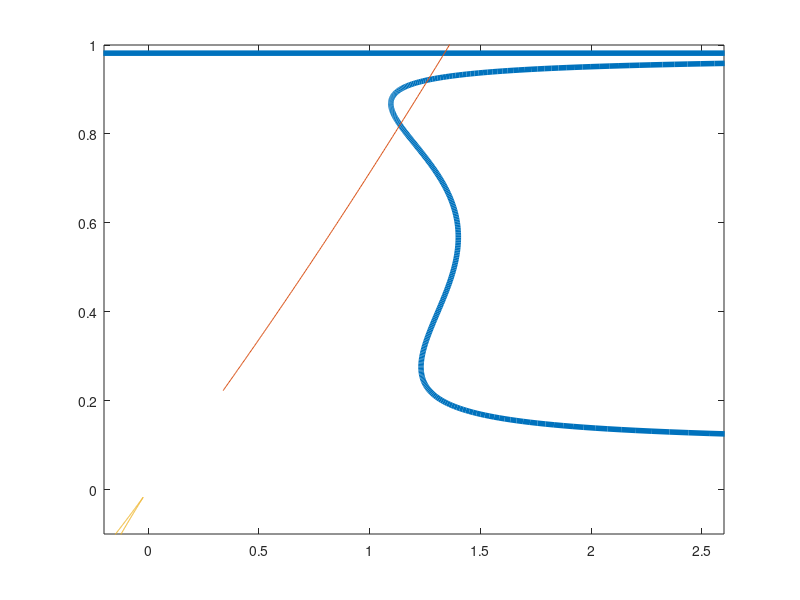

MATLAB code for this plot: (Note: this script raises an error after producing the figure.)

clear all
v = -68.5:.1:-27;
r = 127*v./105 + 8265/105;

%sodium current
gna = 4;
% fit with sigmoid --jack's simple approximation
%minfty = 1./(exp((-22-v)./8)+1);
% version that dr shilnikov was using.
amm=0.1*(50-r)./(exp((50-r)./10)-1);
bmm=4*exp((25-r)./18);
minfty = amm./(amm+bmm);

ex_h1 = .07*exp((25-r)./20);
ex_h2 = 1./(1+exp((55-r)./10));
h = ex_h1 ./ (ex_h1 +ex_h2);
INa = gna.*minfty.^3.*h.*(30-v);

%potassium
gn = .3;
ex_n1 = .01*(55-r)./(exp((55-r)./10)-1);
ex_n2 = 0.125*exp((45 - r)./80);
n= ex_n1 ./ (ex_n1 +ex_n2);
Ik = gn.*n.^4.0.*(-75 -v);

%leak
gleak = .003;
Il = gleak.*(-40-v);

%hcurrent
gh=0.0000;
Vh=-50;
y1=1./(1+exp(10*(v-Vh)));
Ih=gh./((1.+exp(-(v+63.)/7.8))).^3.*y1.*(v-70);

% find x nullcline

xs = -4;
x = 1./(exp(.15.*(-50 + xs -v))+1);
Ix = .01.*x.*(30-v);

% v' without ca
q = INa+Ik+Ix+Il+Ih;
c = (-.015.*v-1.125)./(-.03.*v+q-2.25)-1./2;

figure(900)
clf
plot(c,x,'LineWidth',4)
hold on

% find C nullcline
cs = -30;

% previous Ca nullcline
Ca = .0085.*x.*(140-v+cs); % assumes x is constant
%ICa = 0.03*Ca./(0.5+Ca).*(v+75);
%qq = INa+Ik+Il+Ih+ICa;
%x11=-qq./(.01*(30-v));
%Ca1=0.0085*x11.*(140-v+cs);
%plot(Ca1, x11, 'r')
%hold on,

y = INa+ Ik +Il+ Ih;

ex_c1 = sqrt( ...
  (51.*cs.*v + 425.*cs.*(4.*y + 9) + 51.*v.^2 + 5.*v.*(340.*y - 863) - ...
  500.*(476.*y + 1011)).^2 + 6800000.*(v - 30).*y.*(cs + v - 140));
ex_c2 = 51.*cs.*v + 1700.*cs.*y +3825.*cs+ 51.*v.^2 + 1700.*v.*y - 4315.*v - ...
  238000.*y - 505500;


c1 = real(-ex_c1+ex_c2)./(4000.*(v - 30));
c2 = real(ex_c1+ex_c2)./(4000.*(v - 30));

x1 = c1./.0085./(140 - v + cs);
plot(c1, x1)
hold on

x2 = c2./.0085./(140 - v + cs);
plot(c2, x2)

axis([-0.2 2.6 -0.1 1.])
hold on


load('ca_sweep_ih_0.mat')
% %  % low stable branch 
Vvar1= x(1,1:end);
nvar= x(2,1:end); 
xvar1= x(5,1:end);
Cavar1=x(6,1:end);
plot(Cavar1, xvar1,'Color',[0.8 0.8 0.8, .5],'LineWidth',2)
hold on
load('eq1.mat')
Vvar2= x(1,1:end);
nvar= x(2,1:end); 
xvar2= x(5,1:end);
Cavar2=x(6,1:end);
plot(Cavar2,xvar2,'Color',[0.8 0.8 0.8, .5],'LineWidth',2)
hold on
load('eq2.mat')
Vvar3= x(1,1:end);
nvar= x(2,1:end); 
xvar3= x(5,1:end);
Cavar3=x(6,1:end);
plot(Cavar3,xvar3,'Color',[0.8 0.8 0.8, .5],'LineWidth',2)
hold on


  
  %--------------------- SNIC whole system gh = 0 -------------------------------
data1 = load('LP_whole_bk_gh0.mat','x');
cod_back = data1.x;
data1 = load('LP_whole_fwd_gh0.mat','x');
cod_fwd = data1.x;
x_cod_bkgh0 = cod_back(end-3,:);
Ca_cod_bkgh0 = cod_back(end-2,:);
x_cod_fdgh0 =  cod_fwd(end-3,1:150);
Ca_cod_fdgh0 = cod_fwd(end-2,1:150);

%------------------- plot SNIC ---------------------
plot(Ca_cod_bkgh0,x_cod_bkgh0+0.015,'-.','Color',[.85 .85 .85 ],'LineWidth',2)
hold on
plot(Ca_cod_fdgh0,x_cod_fdgh0+0.015,'-.','Color',[.85 .85 .85 ],'LineWidth',2)
hold on
  
axis([-0.2 1.6 -0.1 1.2])